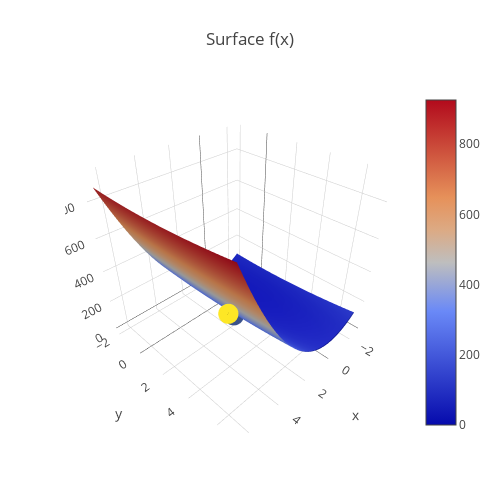

The notebook cell saved with this chart:
### Code cell
optimizer1.plotSurface3d(f)

### Figure 1 — Plotly figure (JSON) as saved in the notebook; plotly's stock layout.template omitted (floating-point values rounded to 4 significant figures; data arrays with more than 128 entries replaced by an {"elided": "..."} marker saying what was removed)
{"data": [{"type": "surface", "x": {"elided": "191 float values"}, "y": {"elided": "180 float values"}, "z": {"elided": "191x180 float values"}}, {"line": {"color": "black", "width": 4}, "marker": {"color": [475.2, 118.6, 29.46, 7.166, 1.593, 0.2003, -0.1479, -0.235, -0.2568, -0.2622, -0.2636, -0.2639, -0.264, -0.264, -0.264, -0.264, -0.264, -0.264, -0.264, -0.264, -0.264, -0.264, -0.264, -0.264, -0.264, -0.264], "colorscale": "Viridis", "size": 7}, "mode": "lines+markers", "type": "scatter3d", "x": [5, 2.25, 0.8749, 0.1874, -0.1564, -0.3283, -0.4142, -0.4572, -0.4787, -0.4894, -0.4948, -0.4975, -0.4988, -0.4995, -0.4998, -0.5, -0.5001, -0.5001, -0.5001, -0.5001, -0.5001, -0.5001, -0.5001, -0.5001, -0.5001, -0.5001], "y": [5, 2.514, 1.271, 0.6494, 0.3387, 0.1833, 0.1056, 0.06676, 0.04734, 0.03763, 0.03277, 0.03034, 0.02913, 0.02852, 0.02822, 0.02807, 0.02799, 0.02795, 0.02794, 0.02793, 0.02792, 0.02792, 0.02792, 0.02792, 0.02792, 0.02792], "z": [475.2, 118.6, 29.46, 7.166, 1.593, 0.2003, -0.1479, -0.235, -0.2568, -0.2622, -0.2636, -0.2639, -0.264, -0.264, -0.264, -0.264, -0.264, -0.264, -0.264, -0.264, -0.264, -0.264, -0.264, -0.264, -0.264, -0.264]}], "layout": {"autosize": false, "height": 500, "margin": {"b": 65, "l": 65, "r": 20, "t": 90}, "title": "Surface f(x)", "width": 500}}
